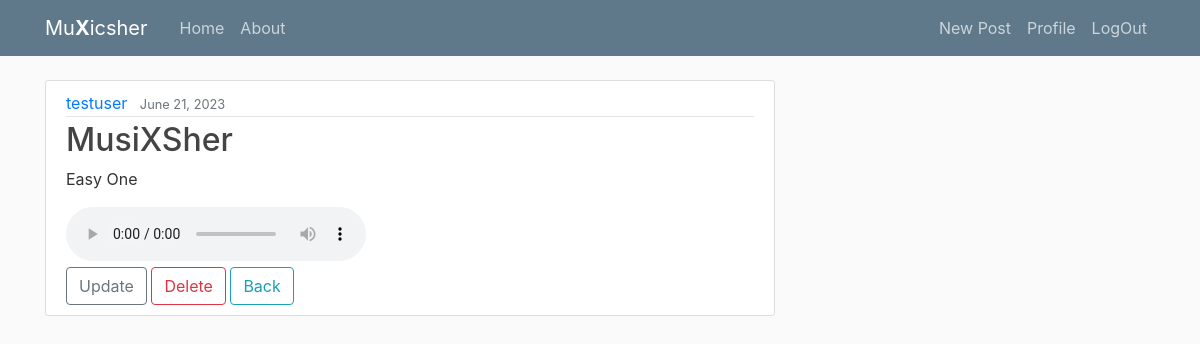
The app's page /post/2/ (signed in) with its own data.
### musicshare/models.py (models this page shows, shortened)
class Post(models.Model):
    title = models.CharField(max_length=100)
    content = models.TextField()
    file = models.FileField(upload_to='musics/')
    date_posted = models.DateTimeField(default=timezone.now)
    author = models.ForeignKey(User, on_delete=models.CASCADE)

### musicshare/views.py (the view)
# urls.py: path('post/<int:pk>/',PostDetailView.as_view(),name='music-detail'),
class PostDetailView(LoginRequiredMixin, DetailView):
    model = Post
    template_name='post_detail.html'
    context_object_name='i'

### musicshare/templates/post_detail.html (shortened to what this page needs)
{% extends 'base.html' %}
{% block content %}
    <article class="media content-section">
        <div class="media-body">
            <div class="article-metadata">
            <a class="mr-2" href="{% url 'profile' %}">{{ i.author }}</a>
            <small class="text-muted">{{ i.date_posted|date:"F d, Y" }}</small>
            </div>
            <h2 class='article-title'>{{ i.title }}</h2>
            <p class="article-content">{{ i.content }}</p>
            <audio controls >
                <source src="{{ i.file.url }}" type="audio/wav">
            </audio>
            <div>
                {% if i.author == user %}
                <a class="btn btn-outline-secondary" href="{% url 'music-update' i.id %}" >Update</a>
                <a class="btn btn-outline-danger" href="{% url 'music-delete' i.id %}" >Delete</a>
                {% endif %}
                <a class="btn btn-outline-info" href="{% url 'music-home'%}" >Back</a>
            </div>
        </div>
    </article>
{%endblock%}

### musicshare/static/musicshare/main.css (style rules this page uses)
body { background: #fafafa; color: #333333; margin-top: 5rem; }
h1, h2, h3, h4, h5, h6 { color: #444444; }
.content-section { background: #ffffff; padding: 10px 20px; border: 1px solid #dddddd; border-radius: 3px; margin-bottom: 20px; }
.article-title { color: #444444; }
.article-content { white-space: pre-line; }
.article-metadata { padding-bottom: 1px; margin-bottom: 4px; border-bottom: 1px solid #e3e3e3 }

### records on screen
Post: author "testuser", date_posted "June 21, 2023", title "MusiXSher", content "Easy One"
